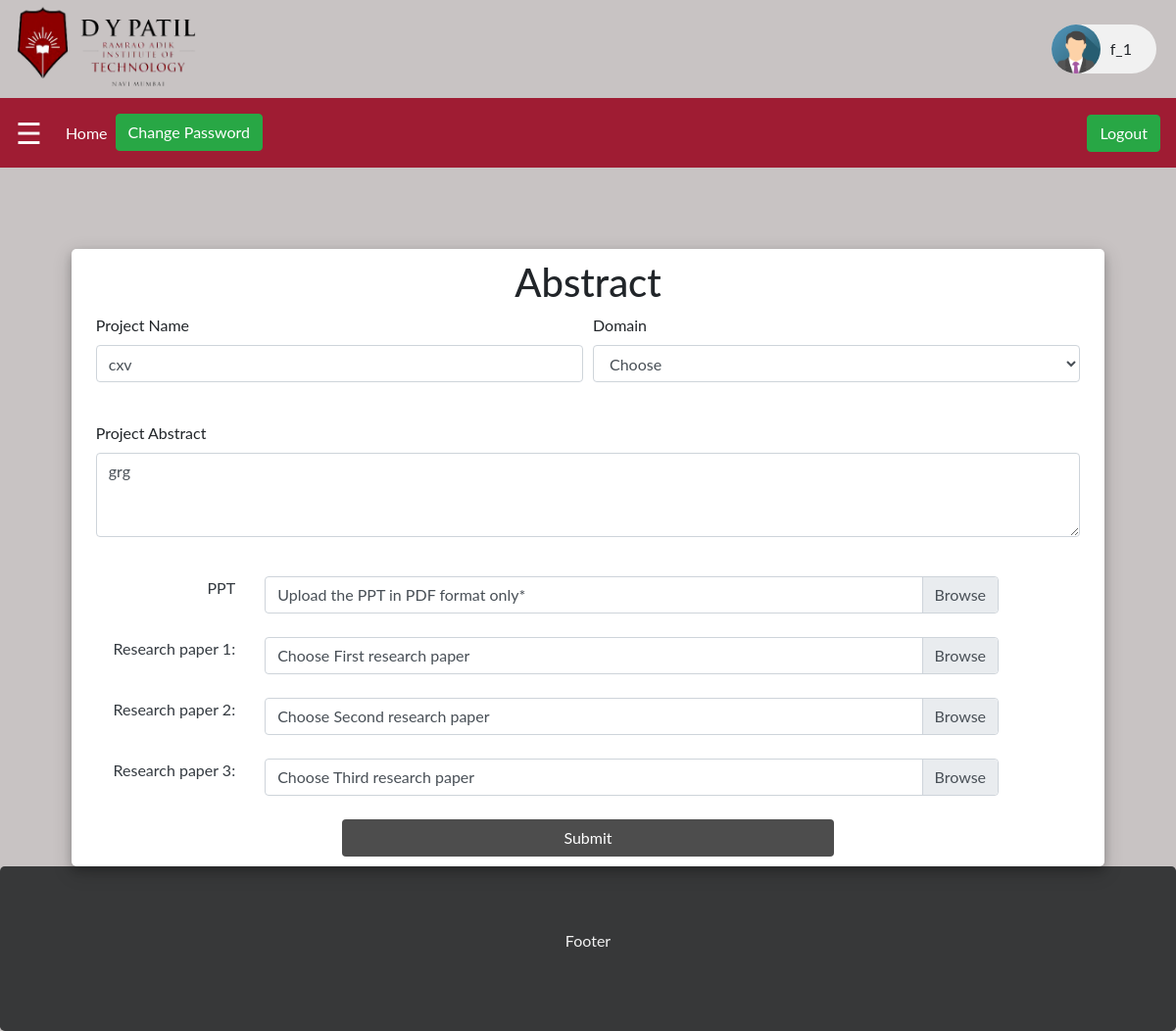
The page /main/student/update_abstract.php (signed in) on the database as committed earlier.
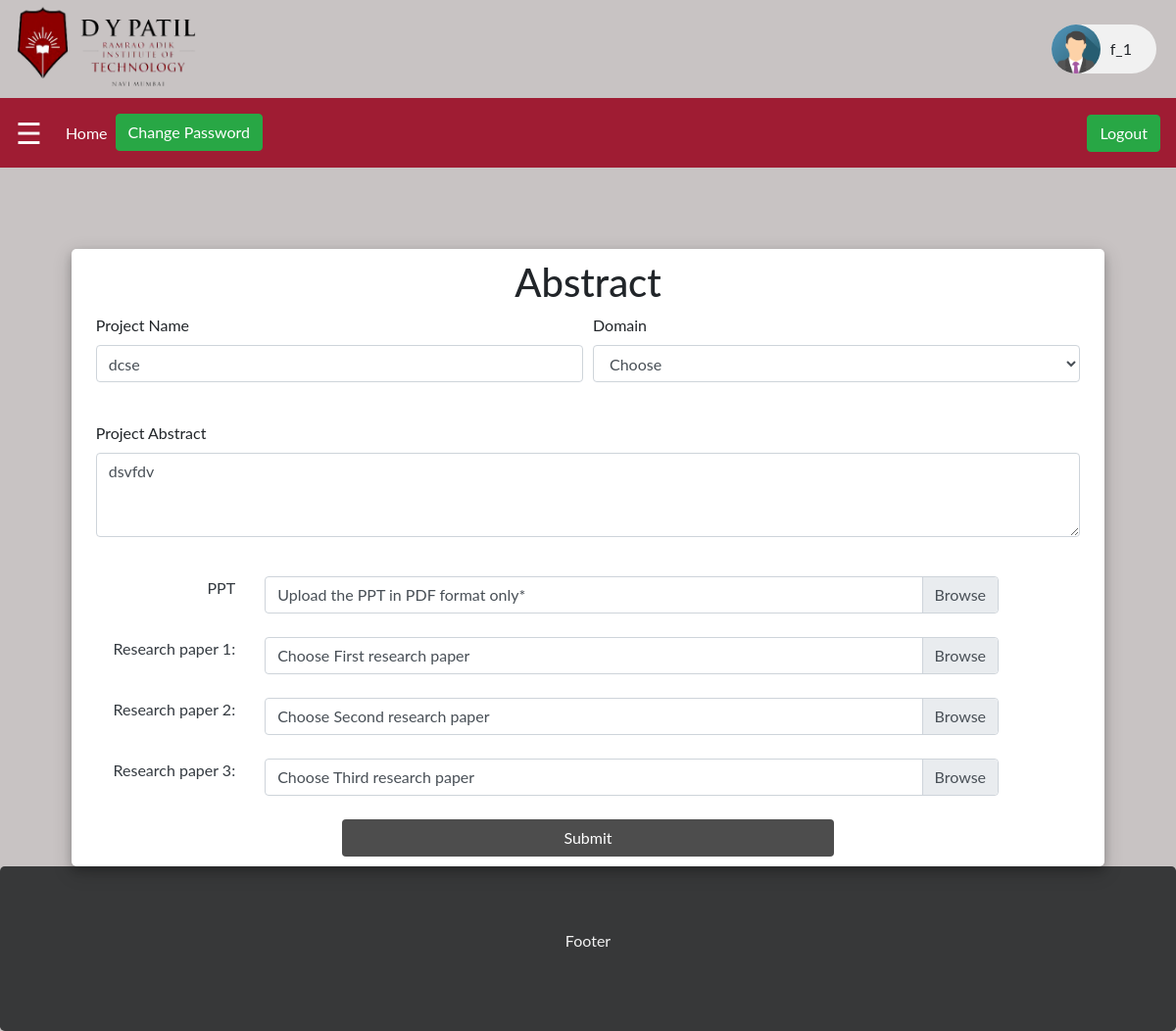
The same page on the database as committed later.
### tables this page shows
CREATE TABLE `groups` (
  `id` int(255) NOT NULL,
  `groupname` varchar(255) NOT NULL,
  `member1` varchar(255) NOT NULL,
  `member2` varchar(255) NOT NULL,
  `member3` varchar(255) NOT NULL
);

CREATE TABLE `project` (
  `id` int(11) NOT NULL,
  `groupname` varchar(255) NOT NULL,
  `project_name` varchar(500) NOT NULL,
  `domain` varchar(255) NOT NULL,
  `abstract` longtext NOT NULL,
  `ppt` varchar(255) NOT NULL,
  `research_paper_1` varchar(255) NOT NULL,
  `research_paper_2` varchar(255) NOT NULL,
  `research_paper_3` varchar(255) NOT NULL DEFAULT '""',
  `status` varchar(20) NOT NULL,
  `mentor` varchar(255) NOT NULL
);

### main/student/student_header.php (called while the page is built, shortened)
<?php
include 'backend/conn.php';
if (isset($_SESSION["username"])) {
	$userLoggedIn = $_SESSION['username'];
	$user_details_query = $conn->query("SELECT * FROM  groups WHERE groupname='$userLoggedIn'");
	$user = $user_details_query->fetch_assoc();
	$project_details_query = $conn->query("SELECT *  FROM `project` WHERE groupname='$userLoggedIn' ");
	if($project_details_query->num_rows > 0)
	{
		$project = $project_details_query->fetch_assoc();
	}
}
else {
	header("Location: ../index.php");
}
?>

### main/student/update_abstract.php (the view, shortened to what this page needs)
<?php
  include 'backend/conn.php';
  include 'student_header.php';
?>
<!DOCTYPE html>
<html>
<head>
  <link rel="stylesheet" href="../assets/bootstrap.min.css">
  <link rel="stylesheet" href="css/starter.css">
  <link rel="stylesheet" href="css/abstract.css">
  <link rel="stylesheet" href="css/studentdashboard.css">
</head>
<body>
  <div id="main">
    <a href="http://www.dypatil.edu/mumbai/rait"><img src="../assets/images/Rait_new_logo_png.png" class="top_logo"></a>
    <div class="chip">
      <img src="../assets/images/img_avatar.png" alt="Person" width="96" height="96">
      <?php echo $user['groupname'];?>
    </div>
    <nav class="navbar navbar-expand-lg primary_color navbar-dark">
      <a class="navbar-brand" href="#"><span style="font-size:30px;cursor:pointer" onclick="openNav()">&#9776;</span></a>
    <div class="collapse navbar-collapse" id="navbarSupportedContent">
      <ul class="navbar-nav mr-auto">
        <li class="nav-item active">
          <a class="nav-link" href="#">Home <span class="sr-only">(current)</span></a>
        </li>
        <li class="nav-item">
        <button type="button" class="btn btn-success" data-target="#myModal" data-toggle="modal">Change Password</button>
        </li>
      </ul>
      <a href="backend/logout.php"><button type="button" class="btn btn-success">Logout</button></a>
    </div>
  </nav>
  <div>
    <div class="container">
		<div class="d-flex justify-content-center form-box">
			<div class="user_card">
				<div class="d-flex justify-content-center">
        <h1>Abstract</h1>
				</div>
				<div class="container">
          <form  action="backend/abstract_backend.php" method="POST" enctype="multipart/form-data" style>
          <div class="form-row">
            <div class="form-group col-md-6">
              <label>Project Name</label>
              <input type="text" class="form-control" value="<?php echo $project['project_name'];?>" name="projectname" placeholder="Project Name" Required>
            </div>
            <div class="form-group col-md-6">
              <label>Domain</label>
              <select id="domain" name="domain" onchange='Checkdomain(this.value);' class="form-control">
                <option selected>Choose</option>
              </select>
              <input type="text" name="domain"  id="otherdomain" style='display:none;'  placeholder="Enter the other topic"/><br>
            </div>
          </div>
          <div class="form-group">
            <label>Project Abstract</label>
            <textarea class="form-control" rows="3" name="abstract"  Required><?php echo $project['abstract'];?></textarea>
          </div>
            <br>
            <div class="row">
              <div class="col-2 text-dark text-success text-right " id="label_title">
                PPT
              </div>
              <div class="col-10">
              <div class="custom-file">
                    <label class="custom-file-label" for="customFile">Upload the PPT in PDF format only*</label>
                  </div>
              </div>
            </div>
            <br>
            <div class="row">
              <div class="col-2 text-dark text-success text-right"  id="label_title">
                Research paper 1:
              </div>
              <div class="col-10">
                <div class="custom-file">
                <label class="custom-file-label" for="customFile">Choose First research paper</label>
              </div>
              </div>
            </div>
            <br>
            <div class="row">
              <div class="col-2 text-dark text-success text-right" id="label_title">
                Research paper 2:
              </div>
              <div class="col-10 ">
                <div class="custom-file">
                  <label class="custom-file-label" for="customFile">Choose Second research paper</label>
                </div>
              </div>
            </div>
            <br>
            <div class="row">
              <div class="col-2 text-dark text-success text-right " id="label_title">
                Research paper 3:
              </div>
              <div class="col-10 ">
                <div class="custom-file">
                  <label class="custom-file-label" for="customFile">Choose Third research paper</label>
                </div>
              </div>
            </div>
            <br>
						<div>
					    <center><button type="submit" name="update_submit" class="btn login_btn" id="submit">Submit</button></center>
				    </div>
					</form>
				</div>
			</div>
		</div>
  </div>
  </div>
  <div class="jumbotron text-center" style="margin-bottom:0">
    <p class="footer-data">Footer</p>
  </div>
</body>
</html>

### main/student/css/starter.css (style rules this page uses)
.top_logo { height: 100px; width: 200px; margin-left: 10px; }
.chip { display: inline-block; padding: 0 25px; height: 50px; font-size: 16px; line-height: 50px; border-radius: 25px; background-color: #f1f1f1; float: right; margin-top: 25px; margin-right: 20px; }
.chip img { float: left; margin: 0 10px 0 -25px; height: 50px; width: 50px; border-radius: 50%; }
.primary_color { background-color: #9f1c33; }
.primary_color a { color: #f1f1f1; }
.jumbotron { background-color: #373839; }
.footer-data { color: #f1f1f1; }

### main/student/css/abstract.css (style rules this page uses)
body, html { margin: 0; padding: 0; height: 100%; background: #C8C3C3 !important; }
.user_card { width: 95%; margin-top: 3%; margin-bottom: auto; background: #ffffff; position: relative; display: flex; justify-content: center; flex-direction: column; padding: 10px; box-shadow: 0 4px 8px 0 rgba(0, 0, 0, 0.2), 0 6px 20px 0 rgba(0, 0, 0, 0.19); border-radius: 5px }
.login_btn { width: 50%; background: #4d4d4d !important; color: white !important; }
.custom-file { width: 90%; }

### main/student/css/studentdashboard.css (style rules this page uses)
.top_logo { height: 100px; width: 200px; margin-left: 10px; }
.chip { display: inline-block; padding: 0 25px; height: 50px; font-size: 16px; line-height: 50px; border-radius: 25px; background-color: #f1f1f1; float: right; margin-top: 25px; margin-right: 20px; }
.chip img { float: left; margin: 0 10px 0 -25px; height: 50px; width: 50px; border-radius: 50%; }
.primary_color { background-color: #9f1c33; }
.primary_color a { color: #f1f1f1; }
.jumbotron { background-color: #373839; margin: 0px }
.footer-data { color: #f1f1f1; }
body { font-family: "Lato", sans-serif; transition: background-color .5s; }
#main { transition: margin-left .5s; padding: 0px; }

Rows that differ between the two databases and show on the page:
removed project: projectname "cxv", abstract "grg"
added project: projectname "dcse", abstract "dsvfdv"
